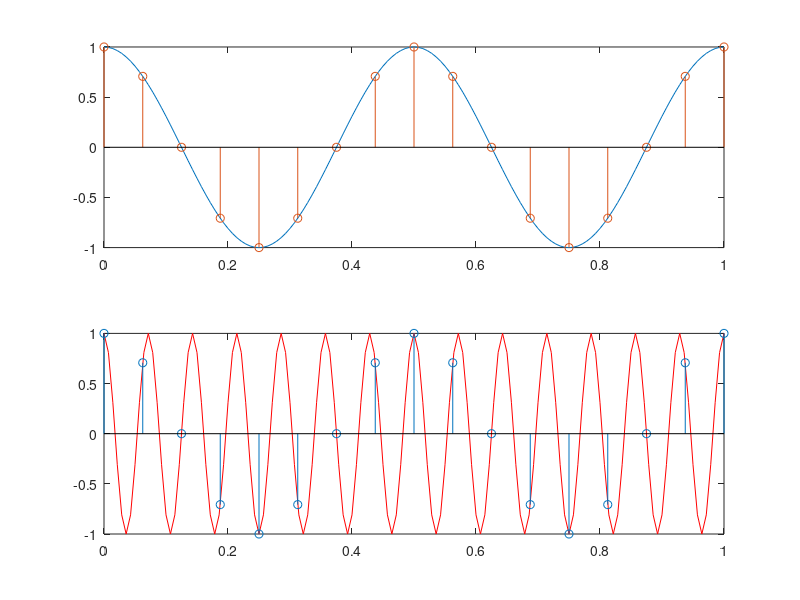

Write the MATLAB code that produced this figure.
clc
clear all
fs=140;
t1=[0:1/fs:1];
xc=cos(14*(2*pi*t1));
xc1=cos(2*(2*pi*t1));
n=0:16;
t=0:1/16:1;
xd1=cos(2*pi/8*n);
xd=cos(2*pi*14/16*n);
subplot(2,1,1)
plot(t1,xc1)
hold on
stem(t,xd)
hold on
subplot(2,1,2)
plot(t1,xc,'r')
hold on
stem(t,xd1)
